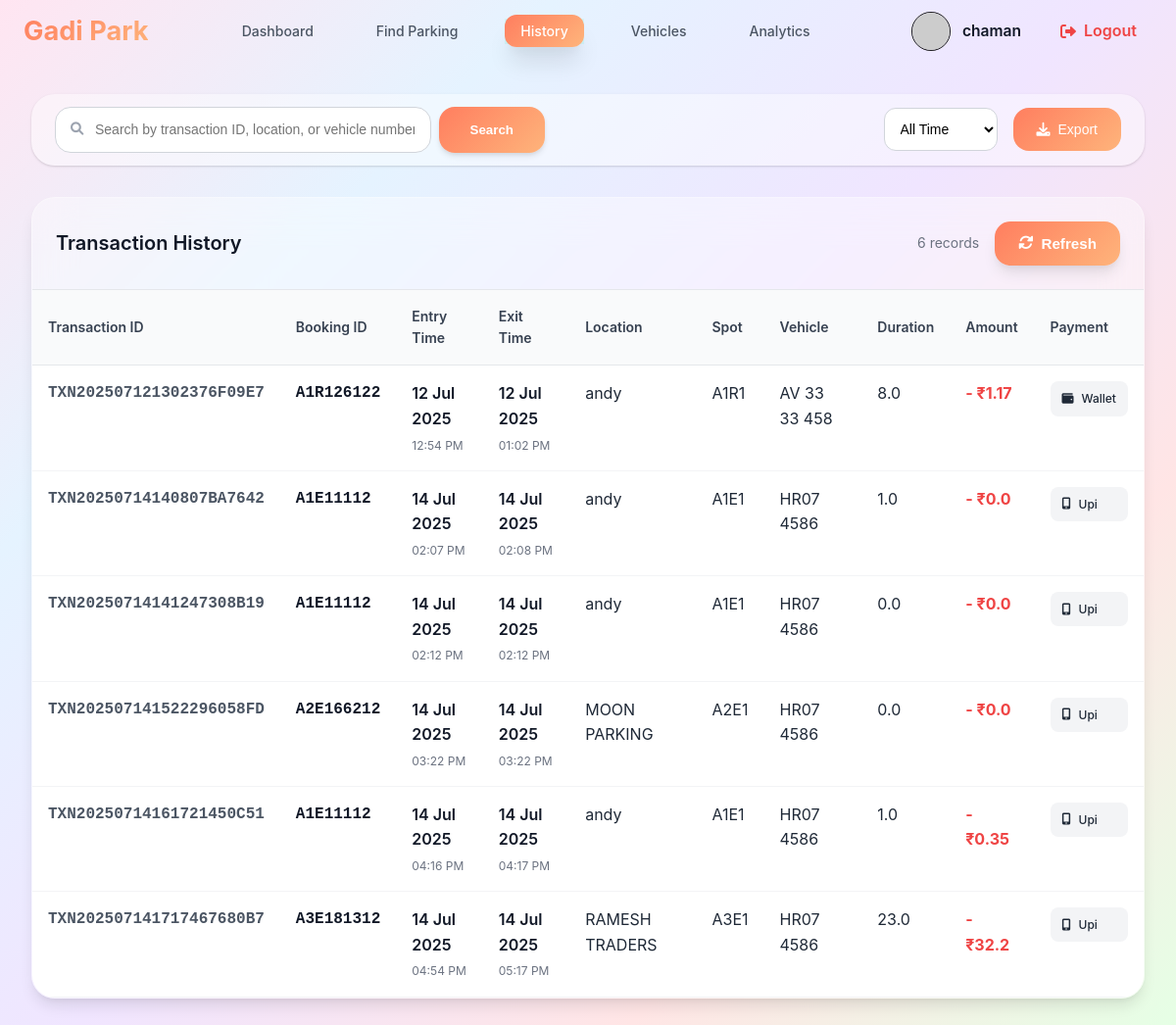
/history (signed in), run on an earlier commit of the app's database.
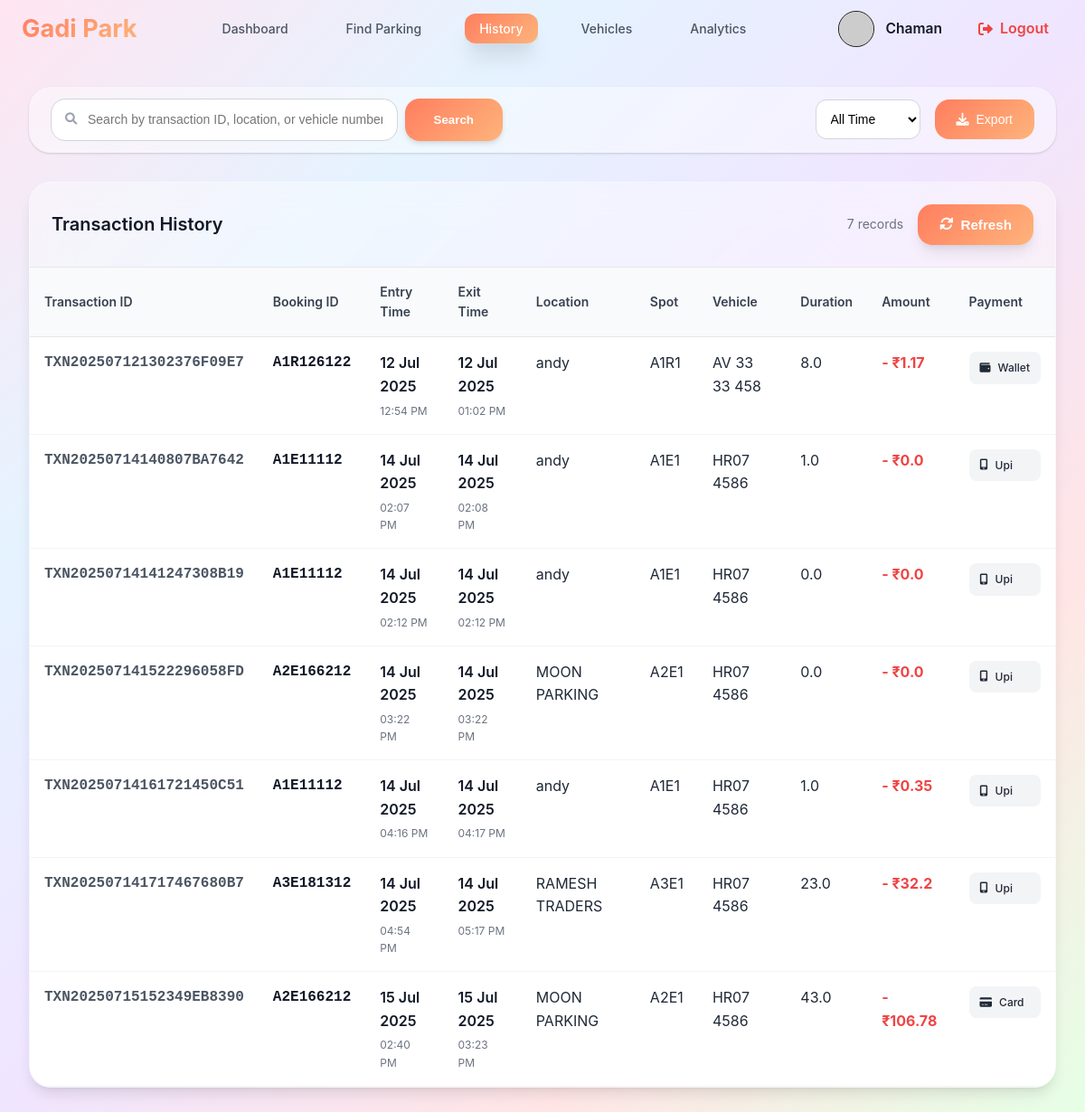
And on a later commit of the database.
### models/user.py (models this page shows, shortened)
class User(db.Model):
    __tablename__ = 'users'
    id=db.Column(db.Integer,primary_key=True)
    username=db.Column(db.String(80),unique=True,nullable=False)
    password_hash=db.Column(db.String(128),nullable=False)
    full_name=db.Column(db.String(80),nullable=True)
    is_admin=db.Column(db.Boolean,default=False)
    wallet_balance=db.Column(db.Float,default=0.00)
    total_parkings=db.Column(db.Integer,default=0)
    total_spendings=db.Column(db.Float,default=0)
    registration_date=db.Column(db.DateTime,default=db.func.current_timestamp())

### models/history.py (models this page shows)
class History(db.Model):
    __tablename__='history'
    id = db.Column(db.Integer, primary_key=True)
    user_id = db.Column(db.Integer, db.ForeignKey('users.id'), nullable=False)
    vehicle_id = db.Column(db.Integer, db.ForeignKey('vehicles.id'), nullable=False)
    lot_id = db.Column(db.Integer, db.ForeignKey('parking_lots.id'), nullable=False)
    spot_id = db.Column(db.Integer, db.ForeignKey('parking_spots.id'), nullable=False)
    entry_time = db.Column(db.DateTime, nullable=False, default=datetime.utcnow)
    exit_time = db.Column(db.DateTime, nullable=True)
    booking_id = db.Column(db.String(100), nullable=False)
    transaction_id = db.Column(db.String(100), nullable=False)
    total_amount_paid = db.Column(db.Float, nullable=False)
    duration = db.Column(db.Float, nullable=True)
    payment_method = db.Column(db.String(50), nullable=True)
    is_ev_spot = db.Column(db.Boolean, nullable=False, default=False)

### models/parking_lot.py (models this page shows, shortened)
class ParkingLot(db.Model):
    __tablename__ = 'parking_lots'
    id = db.Column(db.Integer, primary_key=True)
    name= db.Column(db.String(80), unique=True, nullable=False)
    address = db.Column(db.String(200), nullable=False)
    pincode = db.Column(db.String(10), nullable=False)
    hourly_rate = db.Column(db.Float, nullable=False)
    total_spots = db.Column(db.Integer, nullable=False)
    occupied_regular_spots = db.Column(db.Integer, default=0)
    occupied_ev_spots = db.Column(db.Integer, default=0)
    ev_spots = db.Column(db.Integer, default=0)
    ev_charging_rate = db.Column(db.Float, nullable=True)
    opening_time = db.Column(db.String(10), nullable=True)
    closing_time = db.Column(db.String(10), nullable=True)
    is_24_hours = db.Column(db.Boolean, default=False)
    description = db.Column(db.String(200), nullable=True)

### models/parking_spot.py (models this page shows, shortened)
class ParkingSpot(db.Model):
    __tablename__ = 'parking_spots'
    id=db.Column(db.Integer, primary_key=True)
    lot_id=db.Column(db.Integer, db.ForeignKey('parking_lots.id'), nullable=False)
    spot_number=db.Column(db.String(50), nullable=False)
    is_ev_spot=db.Column(db.Boolean, default=False)
    status=db.Column(db.String(50), default='available')

### models/vehicle.py (models this page shows, shortened)
class Vehicle(db.Model):
    __tablename__ = 'vehicles'
    id = db.Column(db.Integer, primary_key=True)
    user_id = db.Column(db.Integer, db.ForeignKey('users.id'), nullable=False)
    type = db.Column(db.String(50), nullable=False)
    model = db.Column(db.String(50),nullable=False)
    registration_number = db.Column(db.String(20),nullable=False,unique=True)
    is_ev= db.Column(db.Boolean,default=False)

### routes/user_activity.py (the view)
@user_activity_bp.route('/history')
@login_required
@user_required
def history():
    user=User.query.get(session.get('user_id'))
    history=History.query.filter_by(user_id=user.id).all()
    vehicles=Vehicle.query.all()
    spots=ParkingSpot.query.all()
    lots=ParkingLot.query.all()
    return render_template('history.html',history=history,vehicles=vehicles,spots=spots,lots=lots,user=user)

### Templates/history.html (shortened to what this page needs)
{% extends "base.html" %}
{% block style %}
<link rel="stylesheet" href="{{url_for('static',filename='css/base.css')}}">
<link rel="stylesheet" href="{{url_for('static',filename='css/history.css')}}">
<link rel="stylesheet" href="https://cdnjs.cloudflare.com/ajax/libs/font-awesome/6.0.0/css/all.min.css">
{% endblock %}
{% block content %}
{% include "user_navbar.html" %}
<div class="history-container">
    <div class="search-section">
        <div class="search-container">
            <div class="search-box">
                <input type="text" id="history-search" placeholder="Search by transaction ID, location, or vehicle number..." onkeyup="searchHistory()">
                <button type="submit" class="search-btn ">
                        <i class="fas fa-search"></i>
                        Search
                </button>
            </div>
            <div class="filter-controls">
                <select id="date-filter" onchange="filterHistory()">
                    <option value="">All Time</option>
                </select>
                <button class="export-btn">
                    <i class="fas fa-download"></i>
                    Export
                </button>
            </div>
        </div>
    </div>
    <div class="history-content ">
        {% if not history %}
        <div class="empty-state ">
            <div class="empty-icon">
                <i class="fas fa-history"></i>
            </div>
            <h3>No Parking History</h3>
            <p>You haven't completed any parking sessions yet</p>
        </div>
        {% else %}
        <div class="table-container">
            <div class="table-header">
                <h3>Transaction History</h3>
                <div class="table-actions">
                    <span class="record-count">{{ history|length  }} records</span>
                    <button class=" btn-style" id="refresh-btn" onclick="location.reload()">
                        <i class="fas fa-sync-alt"></i>
                        Refresh
                    </button>
                </div>
            </div>
            <table class="table">
                <thead>
                    <tr>
                        <th> Transaction ID</th>
                        <th> Booking ID</th>
                        <th> Entry Time</th>
                        <th> Exit Time</th>
                        <th> Location</th>
                        <th> Spot</th>
                        <th> Vehicle</th>
                        <th> Duration</th>
                        <th> Amount</th>
                        <th> Payment</th>
                    </tr>
                </thead>
                <tbody>
                    {% for h in history %}
                    <tr class="row">
                        <td class="transaction-id">{{ h.transaction_id }}</td>
                        <td class="booking-id">{{ h.booking_id  }}</td>
                        <td class="entry-time">
                            <div class="time-info">
                                <span class="date">{{ h.entry_time.strftime('%d %b %Y')  }}</span>
                                <span class="time">{{ h.entry_time.strftime('%I:%M %p')}}</span>
                            </div>
                        </td>
                        <td class="exit-time">
                            <div class="time-info">
                                <span class="date">{{ h.exit_time.strftime('%d %b %Y')  }}</span>
                                <span class="time">{{ h.exit_time.strftime('%I:%M %p')  }}</span>
                            </div>
                        </td>
                        <td>
                            {% for lot in lots %}
                                {% if lot.id == h.lot_id %}
                                    {{ lot.name }}
                                {% endif %}
                            {% endfor %}
                        </td>
                        <td>
                            {% for spot in spots %}
                                {% if spot.id == h.spot_id %}
                                    {{ spot.spot_number }}
                                {% endif %}
                            {% endfor %}
                        </td>
                        <td>
                            {% for vehicle in vehicles %}
                                {% if vehicle.id == h.vehicle_id %}
                                    {{ vehicle.registration_number }}
                                {% endif %}
                            {% endfor %}
                        </td>
                        <td >
                           {{ h.duration }}
                        </td>
                        <td class="amount">
                            <span class="amount-value">- ₹{{ h.total_amount_paid}}</span>
                        </td>
                        <td class="payment-method">
                            <span class="payment-badge">
                                {% if h.payment_method == 'card' %}
                                    <i class="fas fa-credit-card"></i>
                                {% elif h.payment_method == 'UPI' %}
                                    <i class="fas fa-mobile-alt"></i>
                                {% elif h.payment_method == 'wallet' %}
                                    <i class="fas fa-wallet"></i>
                                {% else %}
                                    <i class="fas fa-money-bill"></i>
                                {% endif %}
                                {{ h.payment_method.title()  }}
                            </span>
                        </td>
                    </tr>
                    {% endfor %}
                </tbody>
            </table>
        </div>
        {% endif %}
    </div>
</div>
{% endblock %}

### Templates/base.html (shortened to what this page needs)
<!DOCTYPE html>
<html lang="en">
<head>
    <link rel="stylesheet" href="https://cdnjs.cloudflare.com/ajax/libs/font-awesome/6.0.0/css/all.min.css">
    <link rel="stylesheet" href="{{url_for('static',filename='css/base.css')}}">
    {%block style %}{%endblock%}
</head>
<body>
    {% block content %}
    {% endblock %}
</body>
</html>

### Templates/user_navbar.html
{%extends "base.html" %}
{%block style%}
<link rel="stylesheet" href="{{url_for('static',filename='css/user_navbar.css')}}">
{%endblock%}
{%block content %}
{% set current_path = request.path %}
<nav class="top-navbar">
        <div class="nav-container">
            <div class="logo">
                <h2>Gadi Park</h2>
            </div>
            <ul class="nav-links">
                <li class="{% if current_path == url_for('user.user_dashboard')%}active{%endif%}"><a href="{{ url_for('user.user_dashboard') }}">Dashboard</a></li>
                <li class="{% if current_path == url_for('user.find_parking')%}active{%endif%}"><a href="{{ url_for('user.find_parking') }}">Find Parking</a></li>
                <li class="{% if current_path == url_for('user_activity.history')%}active{%endif%}"><a href="{{url_for('user_activity.history')}}">History</a></li>
                <li class="{% if current_path == url_for('user.vehicle')%}active{%endif%}"><a href="{{url_for('user.vehicle')}}">Vehicles</a></li>
                <li><a href="#">Analytics</a></li>
            </ul>
            <div class="user-actions">
                <a href="{{url_for('profile.profile')}}">
                    <div class="user-profile">
                        <div class="profile-avatar">
                            <img src="https://api.dicebear.com/9.x/open-peeps/svg?seed={{ username }}&backgroundColor=transparent&radius=50"alt="Profile Avatar"class="profile-avatar"/>
                        </div>
                        <span class="user-name">{{ user.full_name }}</span>
                    </div>
                </a>
                <a href="{{url_for('auth.logout')}}" class="logout-btn">
                    <i class="fas fa-sign-out-alt"></i>
                    <span>Logout</span>
                </a>
            </div>
        </div>
    </nav>
{%endblock%}

### Static/css/history.css (style rules this page uses)
.history-container { max-width: 1400px; margin: 0 auto; padding: 2rem; }
.search-section { background: rgba(255, 255, 255, 0.4); border-radius: var(--radius-xl); padding: 0.8rem 1.5rem; margin-bottom: 2rem; box-shadow: var(--shadow); }
.export-btn { display: flex; align-items: center; gap: 0.5rem; padding: 0.875rem 1.5rem; background: var(--main-gradient); color: var(--white); border: none; border-radius: var(--radius-lg); cursor: pointer; font-weight: 500; transition: var(--transition); font-size: 0.875rem; }
.record-count { color: var(--gray-500); font-size: 0.875rem; }
.transaction-id,.booking-id { font-family: 'Courier New', monospace; font-weight: 600; color: var(--gray-600); }
.time-info { display: flex; flex-direction: column; gap: 0.25rem; }
.time-info .date { font-weight: 600; color: var(--gray-900); }
.time-info .time { font-size: 0.75rem; color: var(--gray-500); }
.amount-value { font-weight: 700; color: var(--occupied-color); font-size: 1rem; }
.payment-badge { display: flex; align-items: center; gap: 0.5rem; background: var(--gray-100); padding: 0.5rem 0.75rem; border-radius: var(--radius); font-size: 0.75rem; font-weight: 500; }

### Static/css/user_navbar.css (style rules this page uses)
.top-navbar { top: 0; left: 0; right: 0; z-index: 1000; }
.nav-container { width: 1200px; margin: 0 auto; padding: 0 1.5rem; display: flex; align-items: center; justify-content: space-between; height: 64px; }
.logo h2 { background: var(--main-gradient); -webkit-text-fill-color: transparent; background-clip: text; font-size: 1.7rem; font-weight: 700; cursor: pointer; }
.nav-links { display: flex; list-style: none; gap: 2rem; align-items: center; }
.nav-links a { color: var(--gray-600); text-decoration: none; font-weight: 500; font-size: 0.875rem; padding: 0.5rem 1rem; border-radius: var(--radius-md); transition: var(--transition); }
.nav-links li:hover a,.nav-links li.active a { background: var(--main-gradient); color: white; font-size: 0.879rem; box-shadow: var(--shadow-xl); }
.user-actions { display: flex; align-items: center; gap: 1rem; }
.user-actions a { text-decoration: none; }
.user-profile { display: flex; align-items: center; gap: 0.75rem; cursor: pointer; padding: 0.5rem; border-radius: var(--radius-md); transition: var(--transition); }
.profile-avatar { width: 2.5rem; height: 2.5rem; border-radius: 50%; display: flex; align-items: center; justify-content: center; border: 1px solid rgba(0, 0, 0, 0.637); transition: var(--transition); }
.user-name { font-weight: 600; font-size: 0.975rem; color: var(--gray-900); }
.logout-btn { display: flex; align-items: center; gap: 0.5rem; padding: 0.75rem 1rem; color: #ef4444; text-decoration: none; border-radius: var(--radius-xl); transition: var(--transition); font-weight: 600; }

What changed in the data, as far as the page shows it:
changed User: full_name "chaman" → "Chaman"
added History: transaction_id "TXN20250715152349EB8390", booking_id "A2E166212", entry_time "15 Jul 2025", entry_time "02:40 PM", exit_time "15 Jul 2025", exit_time "03:23 PM", duration "43.0", total_amount_paid "106.78", payment_method "Card", ParkingLot (name "MOON PARKING"), ParkingSpot (spot_number "A2E1"), Vehicle (registration_number "HR07 4586")
Also different on the page:
{{ history|length }}: "6" → "7"
